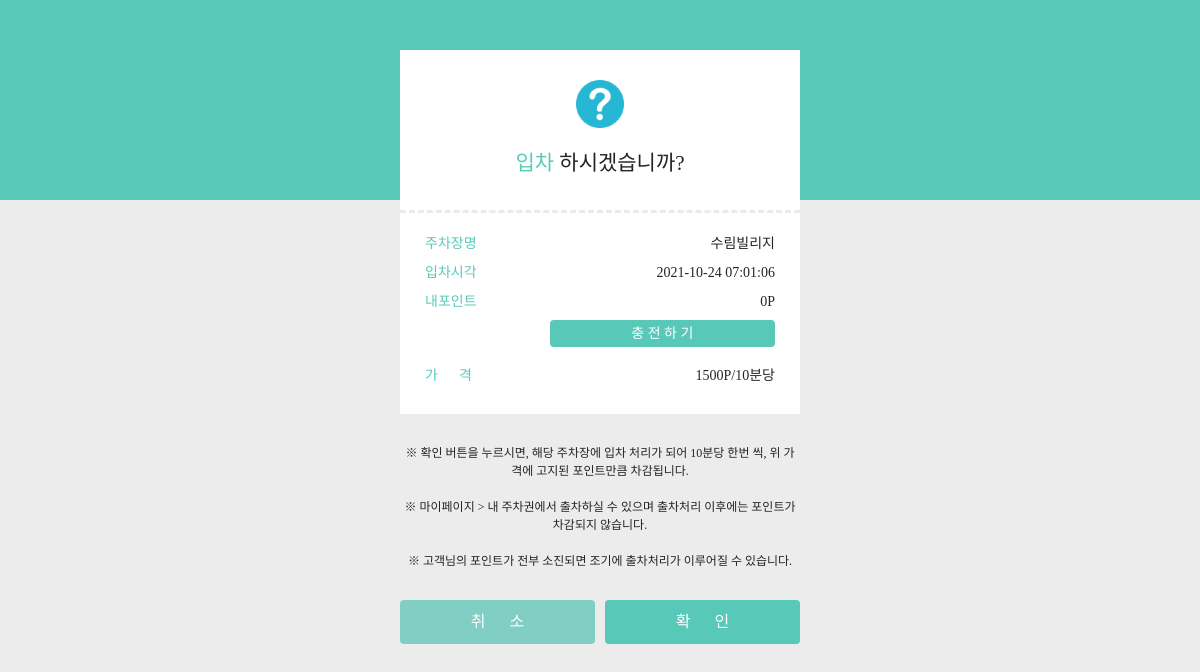
Page /map/ticket/buy/1 (signed in) on the committed database.
### map/models.py (models this page shows, shortened)
class ParkingLot(models.Model):
    name = models.CharField(max_length=50)
    user = models.ForeignKey(User, on_delete=models.CASCADE, null=True)
    address = models.CharField(max_length=100)
    image = models.ImageField(upload_to='images/')
    start_time = models.CharField(max_length=10)
    space = models.IntegerField()
    end_time = models.CharField(max_length=10)
    latitude = models.FloatField()
    longitude = models.FloatField()
    fee = models.IntegerField()

### common/models.py (models this page shows, shortened)
class Personal(models.Model):
    user = models.OneToOneField(User, on_delete=models.CASCADE, primary_key=True)
    nickname = models.CharField(max_length=100)
    point = models.IntegerField(null=True, blank=True)
    deposit = models.IntegerField()
    email = models.CharField(max_length=200)
    phone = models.CharField(max_length=14)
    addr = models.CharField(max_length=200)
    postcode = models.IntegerField()
    class Meta:
        db_table= 'personal'

### map/views.py (the view)
# urls.py: path('ticket/buy/<int:parking_lot_id>', views.buy_ticket, name='buy_ticket'),
def buy_ticket(request, parking_lot_id):
    parking_lot = ParkingLot.objects.get(id=parking_lot_id)
    personal = Personal.objects.get(user=request.user)
    context = {'parking_lot':parking_lot, 'personal': personal}
    return render(request, 'map/ticket_form.html', context)

### templates/map/ticket_form.html (shortened to what this page needs)
{% extends 'base.html' %}
{% load static %}
{% block content %}
<div id="content">
    <div id="header">
        <text id="message">
            <img src="{% static 'icon/question.png' %}" id="status_icon" /><br>
            <text class="bold">입차</text> 하시겠습니까?
        </text>
    </div>
    <hr>
    <div class="container" id="body">
        <div class="row mb-2" id="row">
            <div class="col-4 left-col" >주차장명</div>
            <div class="col-8 right-col" id="name">{{ parking_lot.name }}</div>
        </div>
        <div class="row mb-2" id="row">
            <div class="col-4 left-col" >입차시각</div>
            <div class="col-8 right-col" id="datetime"></div>
        </div>
        <div class="row mb-2" id="row">
            <div class="col-4 left-col" >내포인트</div>
            <div class="col-8 right-col" id="point">{{ personal.point }}P</div>
        </div>
        <div class="row mb-2" id="row">
            <div class="col-4 left-col" ></div>
            <div class="col-8 right-col">
                <button type="button" class="btn btn-sub shadow-none" onclick="goToPay()">
                    충 전 하 기
                </button>
            </div>
        </div>
        <div class="row mb-2" id="row">
            <div class="col-4 left-col" >가&nbsp;&nbsp;&nbsp;&nbsp;&nbsp;&nbsp;격</div>
            <div class="col-8 right-col" id="fee">{{ parking_lot.fee }}P/10분당</div>
        </div>
    </div>
</div>
<div id="info">
    ※ 확인 버튼을 누르시면, 해당 주차장에 입차 처리가 되어 10분당 한번 씩, 위 가격에 고지된 포인트만큼 차감됩니다.<br><br>
    ※ 마이페이지 > 내 주차권에서 출차하실 수 있으며 출차처리 이후에는 포인트가 차감되지 않습니다.<br><br>
    ※ 고객님의 포인트가 전부 소진되면 조기에 출차처리가 이루어질 수 있습니다.
</div>
<div class="container" id="buttons">
    <div class="row" id="row">
        <div class="col-6" style="padding-left:0px; padding-right:5px;">
            <button class="btn btn-main shadow-none" id="btn_cancel" type="button"  onclick="goToMain()">
                취&nbsp;&nbsp;&nbsp;&nbsp;&nbsp;&nbsp;소
            </button>
        </div>
        <div class="col-6" style=" padding-left:5px; padding-right:0px;">
            <button class="btn btn-main shadow-none" id="btn_ok" type="button" onclick="submit()">
                확&nbsp;&nbsp;&nbsp;&nbsp;&nbsp;&nbsp;인
            </button>
        </div>
    </div>
</div>
{% endblock %}

### templates/map/ticket_form.html (style rules this page uses)
body { background-color:#ececec; font-family:'넥슨 고딕'; }
#content { background-color: white; min-width: 300px; max-width: 400px; width:80%; margin: auto; margin-top:50px; }
#content > #header { height:20vh; min-height:150px; max-height:200px; display: table; width:100%; }
#content > #header > #message { display:table-cell; text-align: center; vertical-align: middle; font-size: 21px; }
#content > #header > #message > #status_icon { width: 48px; height: auto; margin-bottom: 20px; }
#content > hr { border: none; border-top: 3px dashed rgb(173, 173, 173); color: #fff; background-color: #fff; height: 1px; width: 100%; margin: 0px !important; }
#content > #body { padding:20px 25px; margin-bottom: 20px; }
#info { min-width: 300px; max-width: 400px; width:80%; margin: auto; text-align: center; font-size:12px; padding: 10px 0px; }
#buttons { min-width: 300px; max-width: 400px; width:80%; margin:auto; margin-top:20px; margin-bottom:20px; }
.bold { font-family: '넥슨 고딕 bold'; color: #58C9B9; }
.left-col { text-align: left; color: #58C9B9; font-size: 14px; }
.right-col { text-align: right; font-size: 14px; }
.btn-main { background-color: #58C9B9; color: white; border: none; width:100%; padding:10px; }
.btn-sub { background-color: #58C9B9; color: white; border: none; width:100%; font-size:14px; padding:3px; margin-bottom: 10px; }
#btn_cancel { background-color: #81cec4; }

### rows in the picture
ParkingLot: name "수림빌리지", fee "1500"
Personal: point "0"
